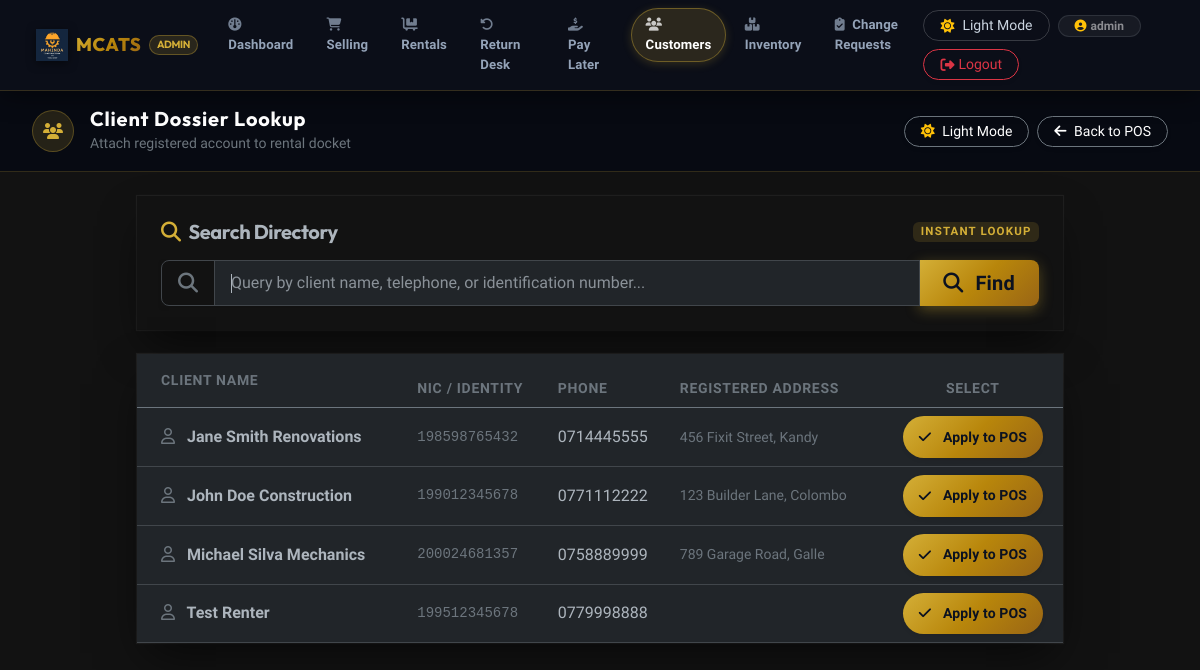
Screenshot of /views/pos/select_customer.php (signed in) with the database file from the repository.
### tables this page shows
CREATE TABLE IF NOT EXISTS `customers` (
    `nic_number` varchar(20) NOT NULL,
    `phone_number` varchar(15) NOT NULL,
    `full_name` varchar(100) NOT NULL,
    `address` text DEFAULT NULL,
    PRIMARY KEY (`nic_number`)
);

### views/pos/select_customer.php (the view, shortened to what this page needs)
<?php
include_once __DIR__ . '/../../db.php';
$search = trim($_GET['q'] ?? '');
$customers = [];
if ($search !== '') {
    $like = '%' . $search . '%';
    $stmt = $conn->prepare("SELECT * FROM customers WHERE phone_number LIKE ? OR nic_number LIKE ? OR full_name LIKE ? ORDER BY full_name LIMIT 50");
    $stmt->bind_param("sss", $like, $like, $like);
    $stmt->execute();
    $customers = $stmt->get_result()->fetch_all(MYSQLI_ASSOC);
} else {
    $res = $conn->query("SELECT * FROM customers ORDER BY full_name LIMIT 100");
    if ($res) $customers = $res->fetch_all(MYSQLI_ASSOC);
}
?>
<!DOCTYPE html>
<html lang="en">
<head>
    <link href="https://cdn.jsdelivr.net/npm/bootstrap@5.3.0/dist/css/bootstrap.min.css" rel="stylesheet">
    <link rel="stylesheet" href="https://cdnjs.cloudflare.com/ajax/libs/font-awesome/6.4.0/css/all.min.css">
    <link rel="stylesheet" href="../../css/luxury.css">
</head>
<body>
<?php include_once __DIR__ . '/../includes/navbar.php'; ?>
<div class="top-navbar d-flex justify-content-between align-items-center flex-wrap gap-3">
    <div class="d-flex align-items-center gap-3">
        <div class="d-flex align-items-center justify-content-center rounded-circle" style="width: 42px; height: 42px; background: rgba(212, 175, 55, 0.15); border: 1px solid rgba(212, 175, 55, 0.3);">
            <i class="fa-solid fa-users" style="color: var(--gold-primary);"></i>
        </div>
        <div>
            <h5 class="mb-0 fw-bold text-white" style="font-family: 'Outfit', sans-serif; letter-spacing: 0.04em;">Client Dossier Lookup</h5>
            <small class="text-secondary">Attach registered account to rental docket</small>
        </div>
    </div>
    <div class="d-flex align-items-center gap-2">
        <button id="themeToggle" class="btn btn-sm btn-outline-secondary rounded-pill px-3 shadow-sm text-white border-secondary">
        </button>
        <a href="rent.php" class="btn btn-sm btn-outline-secondary text-white rounded-pill px-3 shadow-sm border-secondary">
            <i class="fa-solid fa-arrow-left me-1"></i> Back to POS
        </a>
    </div>
</div>
<div class="container py-4" style="max-width: 950px;">
    <div class="card luxury-card-container mb-4 p-3 p-md-4">
        <div class="d-flex align-items-center justify-content-between mb-3">
            <h5 class="fw-bold mb-0 d-flex align-items-center gap-2">
                <i class="fa-solid fa-magnifying-glass" style="color: var(--gold-primary);"></i>
                Search Directory
            </h5>
            <span class="badge text-uppercase" style="background: rgba(212, 175, 55, 0.15); color: var(--gold-primary); font-size: 0.72rem; letter-spacing: 0.1em;">Instant Lookup</span>
        </div>
        <form method="GET" action="">
            <div class="input-group input-group-lg shadow-sm">
                <span class="input-group-text bg-transparent border-secondary-subtle"><i class="fa-solid fa-search text-secondary"></i></span>
                <input type="text" name="q" class="form-control border-secondary-subtle fs-6" placeholder="Query by client name, telephone, or identification number..." value="<?php echo htmlspecialchars($search); ?>" autofocus>
                <button class="btn btn-luxury-gold fw-bold px-4" type="submit">
                    <i class="fa-solid fa-magnifying-glass me-1"></i> Find
                </button>
            </div>
        </form>
    </div>
    <div class="card luxury-card-container">
        <div class="card-body p-0">
            <?php if (empty($customers)): ?>
                <div class="text-center text-secondary p-5">
                    <i class="fa-solid fa-user-slash fs-1 mb-3 d-block opacity-40"></i>
                    <h6>No Customer Dossiers Found</h6>
                    <p class="small text-secondary mb-0">No records match<?php echo $search ? ' "' . htmlspecialchars($search) . '"' : ''; ?>. You can register new details directly on the POS page.</p>
                </div>
            <?php else: ?>
            <div class="table-responsive">
                <table class="table table-hover align-middle mb-0">
                    <thead style="background: rgba(0, 0, 0, 0.04); border-bottom: 1px solid var(--luxury-card-border);">
                        <tr>
                            <th class="fw-bold text-secondary ps-4 py-3 text-uppercase small" style="letter-spacing: 0.05em;">Client Name</th>
                            <th class="fw-bold text-secondary text-uppercase small" style="letter-spacing: 0.05em;">NIC / Identity</th>
                            <th class="fw-bold text-secondary text-uppercase small" style="letter-spacing: 0.05em;">Phone</th>
                            <th class="fw-bold text-secondary text-uppercase small" style="letter-spacing: 0.05em;">Registered Address</th>
                            <th class="fw-bold text-secondary text-center text-uppercase small" style="letter-spacing: 0.05em;">Select</th>
                        </tr>
                    </thead>
                    <tbody>
                        <?php foreach($customers as $c): ?>
                        <tr class="customer-row border-bottom border-secondary-subtle">
                            <td class="fw-bold ps-4 py-3">
                                <i class="fa-regular fa-user me-2 text-secondary"></i>
                                <?php echo htmlspecialchars($c['full_name']); ?>
                            </td>
                            <td class="text-secondary small font-monospace"><?php echo htmlspecialchars($c['nic_number']); ?></td>
                            <td class="fw-medium"><?php echo htmlspecialchars($c['phone_number']); ?></td>
                            <td class="text-secondary small"><?php echo htmlspecialchars($c['address'] ?? '-'); ?></td>
                            <td class="text-center">
                                <form method="POST" action="" class="d-inline">
                                    <button type="submit" class="btn btn-luxury-gold btn-sm rounded-pill px-3 shadow-sm fw-bold">
                                        <i class="fa-solid fa-check me-1"></i> Apply to POS
                                    </button>
                                </form>
                            </td>
                        </tr>
                        <?php endforeach; ?>
                    </tbody>
                </table>
            </div>
            <?php endif; ?>
        </div>
    </div>
</div>
</body>
</html>

### css/luxury.css (style rules this page uses)
:root { --font-heading: 'Outfit', sans-serif; --font-body: 'Plus Jakarta Sans', sans-serif; --bg-base: #f8fafc; --bg-surface: #ffffff; --bg-surface-elevated: #f1f5f9; --bg-glass: rgba(255, 255, 255, 0.88); --border-subtle: rgba(15, 23, 42, 0.08); --border-card: rgba(15, 23, 42, 0.06); --border-gold: rgba(212, 175, 55, 0.35); --text-main: #0f172a; --text-secondary: #334155; --text-muted: #64748b; --text-inverse: #ffffff; --gold-primary: #d4af37; --gold-dark: #b8860b; --gold-light: #fef3c7; --gold-hover: #c59b27; --gold-gradient: linear-gradient(135deg, #d4af37 0%, #b8860b 50%, #996515 100%); --gold-subtle-bg: rgba(212, 175, 55, 0.08); --gold-glow: 0 0 20px rgba(212, 175, 55, 0.25); --obsidian-dark: #070a12; --obsidian-sidebar: #0b1120; --obsidian-card: #111827; --obsidian-border: rgba(255, 255, 255, 0.08); --success-emerald: #10b981; --success-gradient: linear-gradient(135deg, #10b981 0%, #059669 100%); --danger-crimson: #ef4444; --info-sapphire: #3b82f6; --shadow-sm: 0 1px 2px rgba(0, 0, 0, 0.05); --shadow-md: 0 4px 12px -2px rgba(15, 23, 42, 0.08), 0 2px 6px -1px rgba(15, 23, 42, 0.04); --shadow-lg: 0 12px 32px -4px rgba(15, 23, 42, 0.08), 0 4px 12px -2px rgba(15, 23, 42, 0.03); --shadow-luxury: 0 20px 40px -15px rgba(0, 0, 0, 0.08), 0 0 1px 1px rgba(0, 0, 0, 0.04); }
[data-bs-theme="dark"] { --bg-base: #070a12; --bg-surface: #0f172a; --bg-surface-elevated: #1e293b; --bg-glass: rgba(15, 23, 42, 0.85); --border-subtle: rgba(255, 255, 255, 0.08); --border-card: rgba(255, 255, 255, 0.06); --border-gold: rgba(212, 175, 55, 0.4); --text-main: #f8fafc; --text-secondary: #cbd5e1; --text-muted: #94a3b8; --text-inverse: #070a12; --gold-subtle-bg: rgba(212, 175, 55, 0.12); --shadow-sm: 0 1px 2px rgba(0, 0, 0, 0.3); --shadow-md: 0 4px 14px -2px rgba(0, 0, 0, 0.4); --shadow-lg: 0 14px 36px -4px rgba(0, 0, 0, 0.5); --shadow-luxury: 0 20px 45px -10px rgba(0, 0, 0, 0.6), 0 0 1px 1px rgba(255, 255, 255, 0.06); }
body { font-family: var(--font-body); background-color: var(--bg-base); color: var(--text-main); transition: background-color 0.3s ease, color 0.3s ease; -webkit-font-smoothing: antialiased; -moz-osx-font-smoothing: grayscale; }
h1, h2, h3, h4, h5, h6, .navbar-brand, .luxury-brand { font-family: var(--font-heading); letter-spacing: -0.02em; font-weight: 700; }
.btn-luxury-gold { background: var(--gold-gradient); color: #0b1120 !important; font-family: var(--font-body); font-weight: 700; border: none; border-radius: 10px; padding: 0.65rem 1.4rem; letter-spacing: 0.01em; box-shadow: 0 4px 14px rgba(212, 175, 55, 0.35); transition: all 0.25s ease; display: inline-flex; align-items: center; justify-content: center; gap: 0.5rem; }

### views/pos/select_customer.php (style rules this page uses)
body { font-family: 'Plus Jakarta Sans', sans-serif; background: var(--luxury-body-bg); min-height: 100vh; }
.top-navbar { background: #070a12; border-bottom: 1px solid rgba(212, 175, 55, 0.2); padding: 1rem 2rem; }
.luxury-card-container { background: var(--luxury-card-bg); border: 1px solid var(--luxury-card-border); border-radius: var(--radius-xl); box-shadow: var(--shadow-luxury); overflow: hidden; }
.customer-row { transition: background 0.18s ease; }

### rows the page displays
customers: full_name "Jane Smith Renovations", nic_number "198598765432", phone_number "0714445555", address "456 Fixit Street, Kandy"
customers: full_name "John Doe Construction", nic_number "199012345678", phone_number "0771112222", address "123 Builder Lane, Colombo"
customers: full_name "Michael Silva Mechanics", nic_number "200024681357", phone_number "0758889999", address "789 Garage Road, Galle"
customers: full_name "Test Renter", nic_number "199512345678", phone_number "0779998888"

### other values shown
$user_name "admin"
